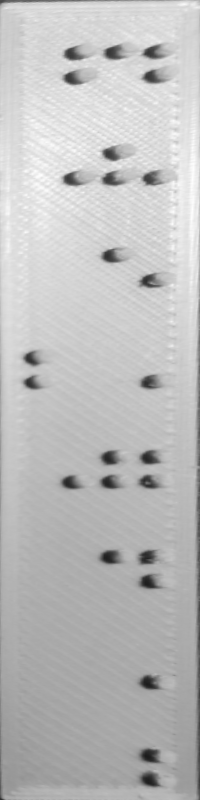
#> input picture brailleimage/braille1_transformed.png, 200 x 800 px
$ python All_Interface.py
#> lines starting #> are read from the running program, lines starting #| are printed output that depends on the picture
"""
2.  원근 투시 변환을 마친 이미지를 rotate 시켜줍니다.
"""
import cv2
from matplotlib import pyplot as plt

img = cv2.imread('brailleimage/braille1_transformed.png', cv2.IMREAD_GRAYSCALE)
#> img is the input picture: shape (800, 200); min 28, max 254, mean 189.8
if img is None: raise Exception("ERROR")

rotated = cv2.rotate(img, cv2.ROTATE_90_CLOCKWISE)
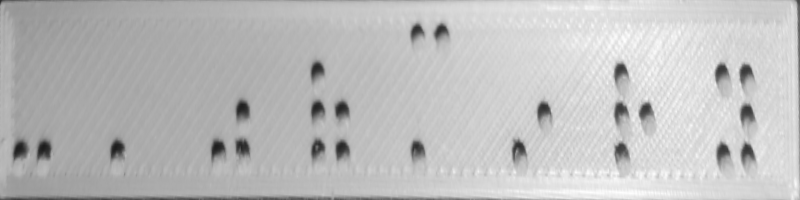
#> rotated: shape (200, 800); min 28, max 254, mean 189.8
cv2.imwrite("brailleimage/braille2_rotated.png", rotated)

# 결과 출력
cv2.imshow('Rotated Image', rotated)
cv2.waitKey(0)
cv2.destroyAllWindows()

"""
3.  이미지를 흑백 이진 이미지로 변환시킵니다.
    적절한 임계값을 설정하기 위해 히스토그램을 확인 후 구분합니다.
"""

img = cv2.imread('brailleimage/braille2_rotated.png', cv2.IMREAD_COLOR)
#> img: shape (200, 800, 3); min 28, max 254, mean 189.8
if img is None: raise Exception("ERROR")

#CH06 히스토그램 그래프 그리기 예제 참고
hist = cv2.calcHist([img], [0], None, [256], [0, 256])
#> hist = 256 values, max 3783 at index 172, min 0 at index 0, mean 625

plt.plot(hist)
plt.show()
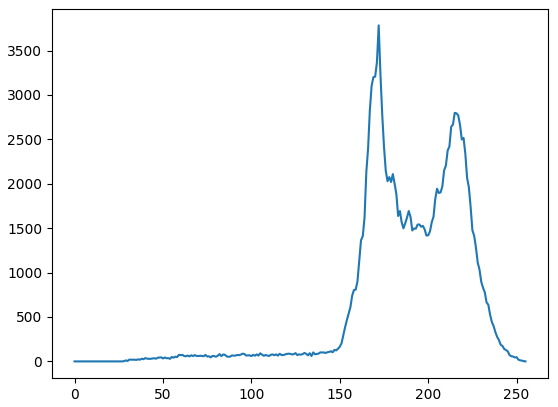
#> figure drawn by matplotlib, 1 panel; curve peaks at x = 172, y = 3783

"""
히스토그램을 확인한 결과 150과 250사이에 값이 모여있는 것을 확인할 수 있다.
영상 이진화를 하기위해 trackbar와 threshold를 활용하여 영상을 적절하게 이진화를 진행합니다.
"""

def on_threshold(pos):
    _, dst = cv2.threshold(img, pos, 255, cv2.THRESH_BINARY)
    cv2.imshow('braille3_Threshold', dst)
    cv2.imwrite('brailleimage/braille3_threshold.png', dst)

#이진화 전 이미지를 보여줍니다.
cv2.imshow('braille2', img)
cv2.namedWindow('braille3_Threshold')

#CH04 트랙바 이벤트 제어 예제 참고
#트랙바의 임계값을 0 ~ 255로 지정합니다.
cv2.createTrackbar('Threshold', 'braille3_Threshold', 0, 255, on_threshold)
#트랙바 위치를 150로 반환합니다.
cv2.setTrackbarPos('Threshold', 'braille3_Threshold', 150)

cv2.waitKey(0)

"""
4.  더욱 깔끔한 이미지를 얻기 위해 잡음을 제거 후,
    소금, 후추 잡음을 잡기 위해 미디언 필터를 활용합니다.
"""

img = cv2.imread('brailleimage/braille3_threshold.png', cv2.IMREAD_COLOR)
#> (the run stopped early here; a loop or call above may not have finished)

$ run again, with brailleimage/braille1_rotated.png copied over brailleimage/braille1_transformed.png
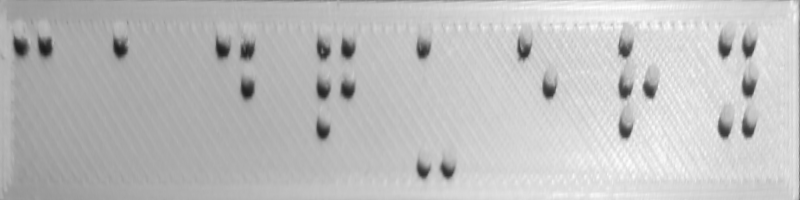
#> input picture brailleimage/braille1_rotated.png, 800 x 200 px
#> img is the input picture: shape (200, 800); min 28, max 254, mean 190.2
#> `rotated = cv2.rotate(img, cv2.ROTATE_90_CLOCKWISE)`:
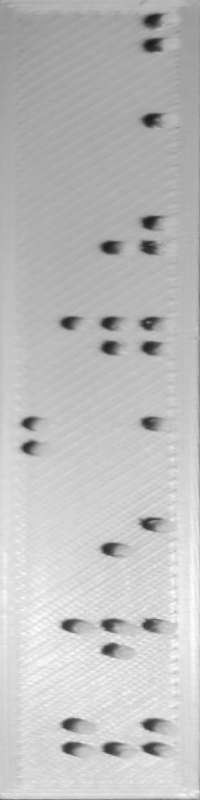
#> rotated: shape (800, 200); min 28, max 254, mean 190.2
#> img: shape (800, 200, 3)
#> hist = 256 values, max 3843 at index 172, min 0 at index 0, mean 625
#> `plt.show()`:
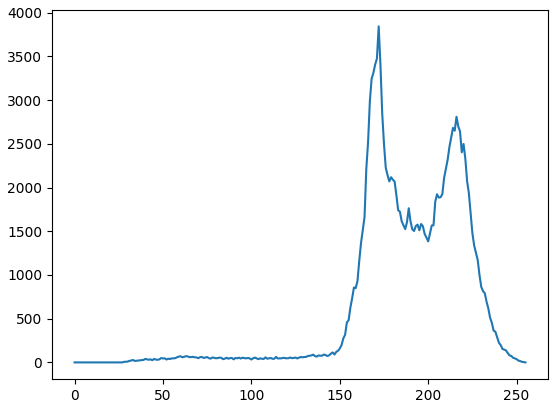
#> figure drawn by matplotlib, 1 panel; curve peaks at x = 172, y = 3843
